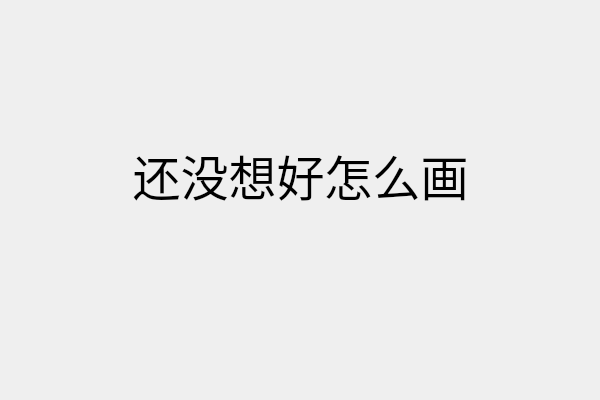
<?xml version="1.0" encoding="UTF-8"?>
<ui version="4.0">
 <class>PlatformBuild</class>
 <widget class="QDialog" name="PlatformBuild">
  <property name="geometry">
   <rect>
    <x>0</x>
    <y>0</y>
    <width>600</width>
    <height>400</height>
   </rect>
  </property>
  <property name="windowTitle">
   <string>校准平台搭建</string>
  </property>
  <property name="windowIcon">
   <iconset resource="image.qrc">
    <normaloff>:/new/prefix/img/man_mechanic_249px_1214364_easyicon.net.png</normaloff>:/new/prefix/img/man_mechanic_249px_1214364_easyicon.net.png</iconset>
  </property>
  <widget class="QLabel" name="label">
   <property name="geometry">
    <rect>
     <x>100</x>
     <y>140</y>
     <width>401</width>
     <height>71</height>
    </rect>
   </property>
   <property name="font">
    <font>
     <family>隶书</family>
     <pointsize>36</pointsize>
    </font>
   </property>
   <property name="text">
    <string>还没想好怎么画</string>
   </property>
   <property name="alignment">
    <set>Qt::AlignCenter</set>
   </property>
  </widget>
 </widget>
 <resources>
  <include location="image.qrc"/>
 </resources>
 <connections/>
</ui>
